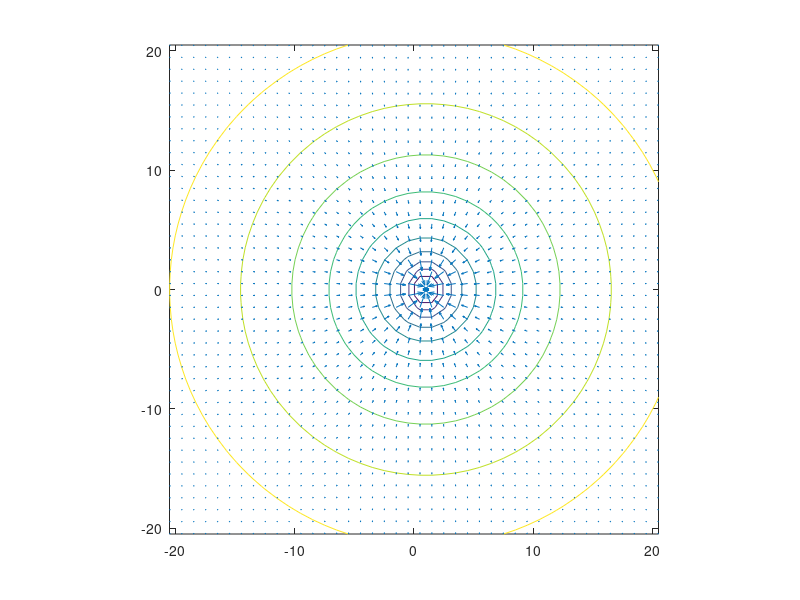

MATLAB code to generate this figure:

%edit your ranges to display here.  important to not include the actual
%location of your object in this grid of points or it will give you
%infinities
[x,y]=meshgrid(-20.5:1:20.5,-20.5:1:20.5);
[xlim,ylim] = size(x);
V = zeros(xlim, ylim);
r = .11;
for i=1:xlim
    for j=1:ylim
%this is the equation and integral with ranges for a specific object:  you
%should be able to figure out what this is and edit appropriately to get
%what you want
dV = @(theta)  log(sqrt((x(i,j)-r*cosd(theta)-1).^2 + (y(i,j)-sind(theta)).^2)).*r;
V(i,j) = integral(dV,0,360);
    end
end

hold off
contour(x,y,V)
[Ex,Ey] = gradient(V);
hold on
quiver(x,y,-Ex,-Ey)
axis 'equal'




